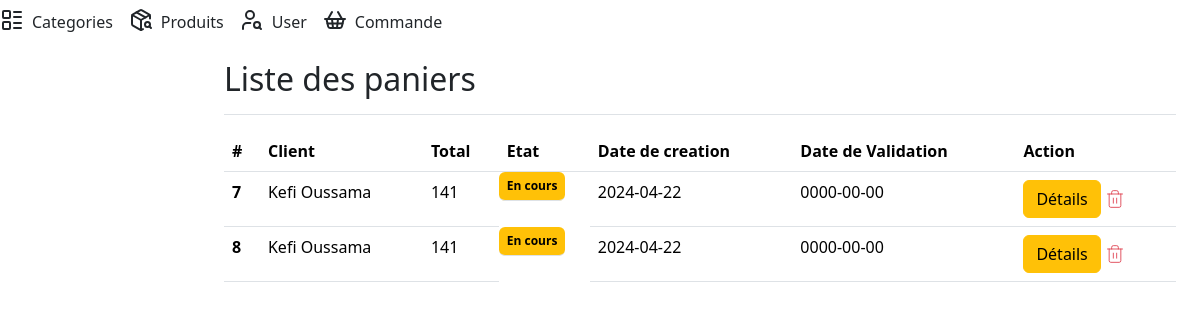
The app's page /admin/commande/liste.php with its own data.
### tables this page shows
CREATE TABLE `panier` (
  `id` int(11) NOT NULL,
  `visiteur` int(11) NOT NULL,
  `total` float DEFAULT NULL,
  `etat` varchar(50) NOT NULL DEFAULT 'En cours',
  `date_creation` date NOT NULL,
  `date_modificatiion` date NOT NULL
);

CREATE TABLE `visiteurs` (
  `id` int(11) NOT NULL,
  `nom` varchar(255) NOT NULL,
  `prenom` varchar(255) NOT NULL,
  `mp` varchar(255) NOT NULL,
  `email` varchar(255) NOT NULL,
  `telephone` varchar(12) NOT NULL,
  `etat` int(11) DEFAULT NULL
);

### config/functions.php (called while the page is built, shortened)
<?php
function getVisiteurById ($conn, $id) {
    try {
        $requete = "SELECT * FROM visiteurs WHERE id=$id";
        $resultat = $conn->query($requete);
        $visiteur = $resultat->fetch();
        return $visiteur;
    } catch (Exception $e) {
        echo "Erreur: " . $e->getMessage();
        return false;
    }
}
function getAllPanier($conn) {
    try {
        $requete = "SELECT * FROM panier";
        $resultat = $conn->query($requete);
        $commandes = $resultat->fetchAll();
        return $commandes;
    } catch (Exception $e) {
        echo "Erreur: " . $e->getMessage();
        return false;
    }
}
?>

### admin/commande/liste.php (the view, shortened to what this page needs)
<?php
include "../../config/functions.php";
$paniers = getAllPanier($conn);
include "../template/header.php";
?>
  <div class="container-fluid">
    <div class="row">
      <?php
      include "../template/navigation.php";
      ?>
      <div class="col-md-9 ms-sm-auto col-lg-10 px-md-4">
        <div class="d-flex justify-content-between flex-wrap flex-md-nowrap align-items-center pt-3 pb-2 mb-3 border-bottom">
          <h1 class="h2">Liste des paniers</h1>
        </div>
        <div>
          <table class="table">
            <thead>
              <tr>
                <th scope="col">#</th>
                <th scope="col">Client</th>
                <th scope="col">Total</th>
                <th scope="col">Etat</th>
                <th scope="col">Date de creation</th>
                <th scope="col">Date de Validation</th>
                <th scope="col">Action</th>
              </tr>
            </thead>
            <tbody>
              <?php
              foreach ($paniers as $index => $panier) {
                $visiteur = getVisiteurById($conn, $panier['visiteur']);
                print '<tr>
                <th scope="row">' . $panier['id'] . '</th>
                <td>' . $visiteur['nom']. ' '. $visiteur['prenom'] .'</td>
                <td>' . $panier['total'] . '</td>
                ';
                if ($panier['etat'] == "En cours") {
                  print '<td class="badge bg-warning" >En cours</td>';
                }
                elseif ($panier['etat'] == "En livraison") {
                  print '<td class="badge bg-info text-white">En livraison</td>';
                }
                elseif ($panier['etat'] == "livraison terminer") {
                  print '<td class="badge bg-success text-white">livraison terminer</td>';
                }
                else {
                  print '<td class="badge bg-danger text-white">Annulee</td>';
                };
                print '
                <td>' . $panier['date_creation'] . '</td>
                <td>' . $panier['date_modificatiion'] . '</td>
                <td>
                <a data-bs-toggle="modal" data-bs-target="#afficherModel'.$panier['id'].'" class="btn btn-warning">Détails</a>
                <a href="supprimer.php?id=' . $panier['id'] . '" class="text-danger ">
                  <i data-lucide="trash" stroke-width="1" width="20" height="20"></i>
                </a>
                </td>
                </tr>';
              }
              ?>
            </tbody>
          </table>
        </div>
      </div>
    </div>
  </div>
  <?php
  include "../template/footer.php";
  ?>

### records on screen
panier: id "7", visiteurs.nom "Kefi", visiteurs.prenom "Oussama", total "141", etat "En cours", date_creation "2024-04-22", date_modificatiion "0000-00-00"
panier: id "8", visiteurs.nom "Kefi", visiteurs.prenom "Oussama", total "141", etat "En cours", date_creation "2024-04-22", date_modificatiion "0000-00-00"
